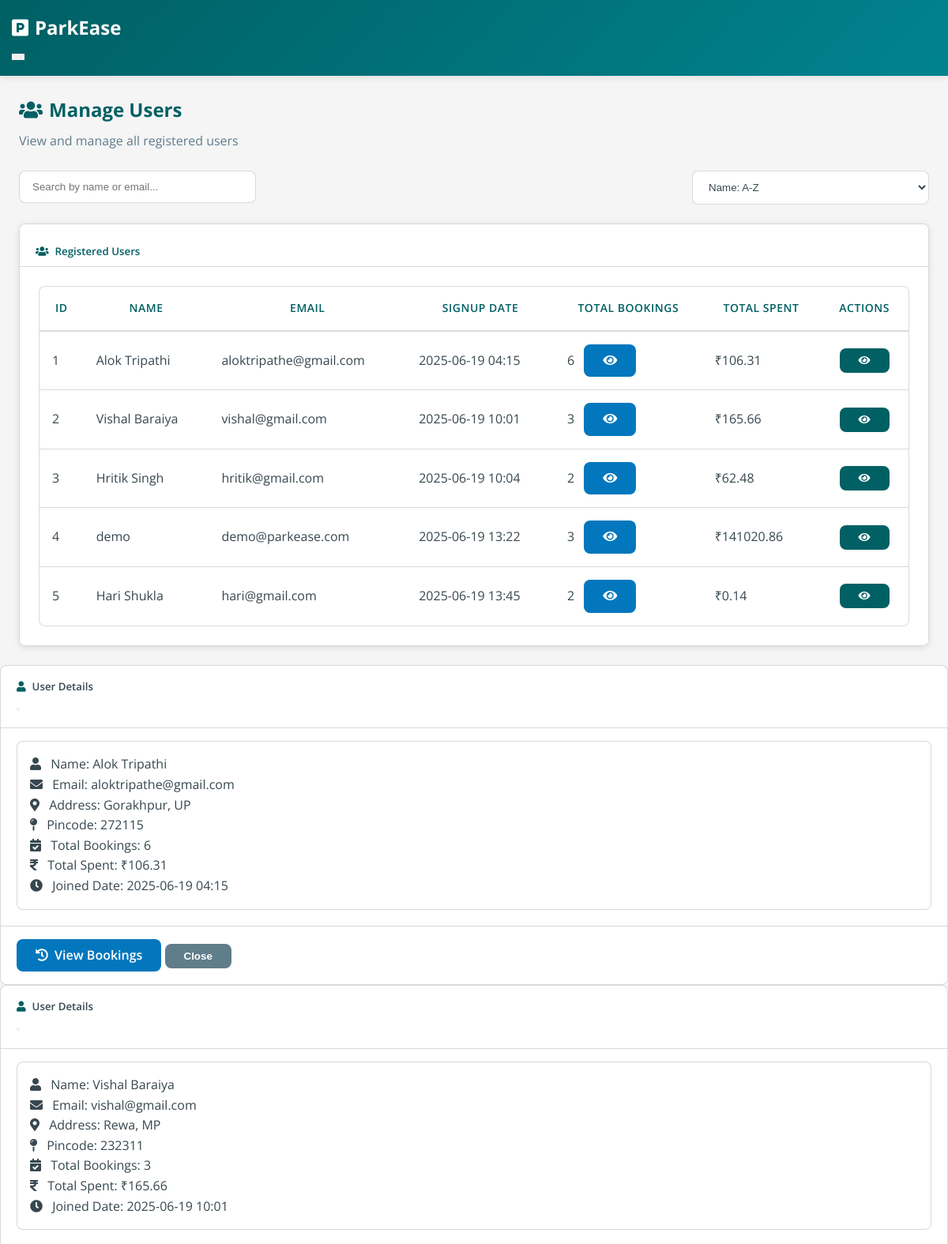
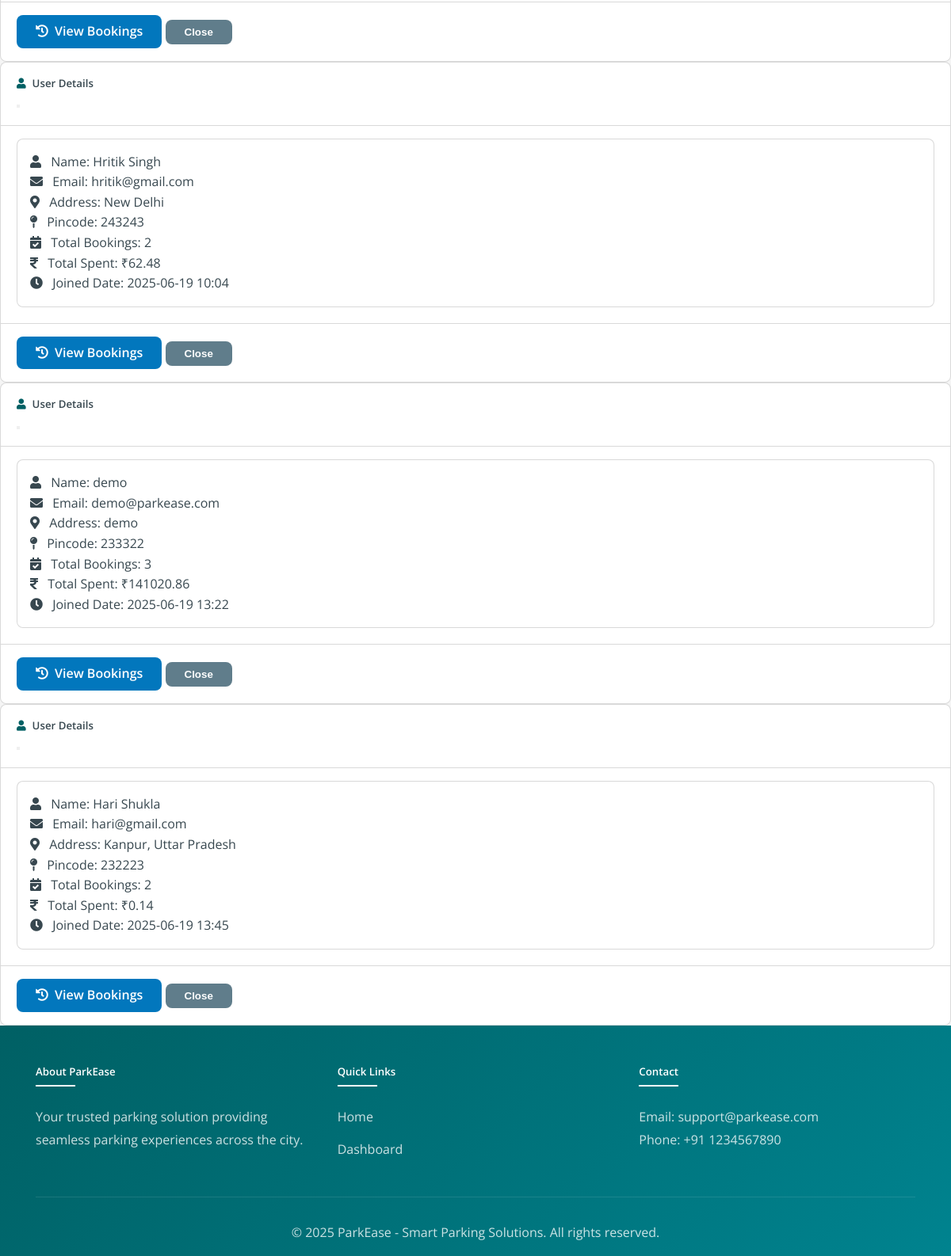
Screenshot of /admin/users (signed in) with the database file from the repository (2 pictures, top to bottom).
### models.py (models this page shows, shortened)
class User(UserMixin, db.Model):
    __tablename__ = 'users'
    id = db.Column(db.Integer, primary_key=True)
    email = db.Column(db.String(120), unique=True, nullable=False)
    password_hash = db.Column(db.String(128))
    name = db.Column(db.String(100), nullable=False)
    address = db.Column(db.String(200), nullable=False)
    pincode = db.Column(db.String(10), nullable=False)
    created_at = db.Column(db.DateTime, default=datetime.utcnow)
    user_type = db.Column(db.String(20), default='user')
    reservations = db.relationship('Reservation', backref='user', lazy=True)

### routes/admin/users.py (the view)
@admin_bp.route('/users')
@login_required
def admin_users():
    if session.get('user_type') != 'admin':
        flash('Access denied', 'danger')
        return redirect(url_for('main.index'))
    try:
        users_query = db.session.query(
            User,
            func.count(Reservation.id).label('total_reservations'),
            func.sum(Reservation.parking_cost).label('total_spent')
        ).outerjoin(
            Reservation, User.id == Reservation.user_id
        ).group_by(
            User.id
        ).all()
        users = []
        for user, total_reservations, total_spent in users_query:
            user.total_bookings = total_reservations
            user.total_spent = total_spent or 0
            users.append(user)
        active_bookings = {}
        for user in users:
            active_booking = db.session.query(
                Reservation, ParkingSpot, ParkingLot
            ).join(
                ParkingSpot, Reservation.spot_id == ParkingSpot.id
            ).join(
                ParkingLot, ParkingSpot.lot_id == ParkingLot.id
            ).filter(
                Reservation.user_id == user.id,
                Reservation.leaving_timestamp.is_(None)
            ).first()
            active_bookings[user.id] = active_booking
        return render_template('admin/admin_users.html',
            users=users,
            active_bookings=active_bookings)
    except Exception as e:
        print('Admin users error:', e)
        traceback.print_exc()
        flash('An error occurred while loading users', 'danger')
        return redirect(url_for('admin.admin_dashboard'))

### app.py (called while the page is built)
@login_manager.user_loader
def load_user(user_id):
    if session.get('user_type') == 'admin':
        return Admin.query.get(int(user_id))
    return User.query.get(int(user_id))

### templates/admin/admin_users.html (shortened to what this page needs)
{% extends 'main/base.html' %}
{% block content %}
<div class="container-fluid px-4 px-md-5 py-4">
    <div class="row mb-4">
        <div class="col-12">
            <h2 class="fw-bold mb-2" style="color: var(--primary-color);">
                <i class="fas fa-users me-2"></i>Manage Users
            </h2>
            <p class="text-muted">View and manage all registered users</p>
        </div>
    </div>
    <div class="row mb-3 search-sort-mobile-stack d-flex">
        <div class="col-md-6 mb-2">
            <input type="text" class="form-control w-100" id="searchInput" placeholder="Search by name or email..." style="max-width: 300px;">
        </div>
        <div class="col-md-6 mb-2 d-flex justify-content-end">
            <select class="form-select w-100" id="sortSelect" style="max-width: 300px;">
                <option value="name-asc">Name: A-Z</option>
            </select>
        </div>
    </div>
    <div class="row">
        <div class="col-12">
            <div class="card bg-white rounded shadow">
                <div class="card-header bg-white border-bottom pt-4 pb-2">
                    <h5 class="mb-0 text-primary">
                        <i class="fas fa-users me-2"></i>Registered Users
                    </h5>
                </div>
                <div class="card-body p-4">
                    <div class="table-responsive">
                        <table class="table admin-table" id="dataTable" width="100%" cellspacing="0">
                            <thead>
                                <tr>
                                    <th class="">ID</th>
                                    <th class="">Name</th>
                                    <th class="">Email</th>
                                    <th class="">Signup Date</th>
                                    <th class="">Total Bookings</th>
                                    <th class="">Total Spent</th>
                                    <th class="">Actions</th>
                                </tr>
                            </thead>
                            <tbody>
                                {% for user in users %}
                                <tr>
                                    <td class="">{{ user.id }}</td>
                                    <td class="">{{ user.name }}</td>
                                    <td class="">{{ user.email }}</td>
                                    <td class="">{{ user.created_at.strftime('%Y-%m-%d %H:%M') }}</td>
                                    <td class="">
                                        {{ user.total_bookings }}
                                        <a href="{{ url_for('admin.admin_user_reservation_history', user_id=user.id) }}" class="btn btn-sm btn-info btn-action ms-2" title="View Reservation History">
                                            <i class="fas fa-eye"></i>
                                        </a>
                                    </td>
                                    <td class="">₹{{ "%.2f"|format(user.total_spent) }}</td>
                                    <td>
                                        <div class="action-buttons d-flex justify-content-center align-items-center">
                                            <button type="button" class="btn btn-sm btn-primary btn-action"
                                                    data-bs-toggle="modal"
                                                    data-bs-target="#userDetailsModal{{ user.id }}"
                                                    title="View Details">
                                                <i class="fas fa-eye"></i>
                                            </button>
                                        </div>
                                    </td>
                                </tr>
                                {% endfor %}
                            </tbody>
                        </table>
                    </div>
                </div>
            </div>
        </div>
    </div>
</div>
{% for user in users %}
<div class="modal fade" id="userDetailsModal{{ user.id }}" tabindex="-1" aria-labelledby="userDetailsModalLabel{{ user.id }}" aria-hidden="true">
    <div class="modal-dialog modal-dialog-centered">
        <div class="modal-content">
            <div class="modal-header border-0 pb-0">
                <h5 class="modal-title" id="userDetailsModalLabel{{ user.id }}">
                    <i class="fas fa-user me-2 text-primary"></i>User Details
                </h5>
                <button type="button" class="btn-close" data-bs-dismiss="modal" aria-label="Close"></button>
            </div>
            <div class="modal-body pt-3">
                <div class="user-details-flex p-3 rounded" style="background-color: var(--card-bg); border: 1px solid var(--border-color);">
                    <div class="detail-row">
                        <i class="fas fa-user me-2"></i>
                        <span class="label">Name:</span>
                        <span class="value fw-semibold">{{ user.name }}</span>
                    </div>
                    <div class="detail-row">
                        <i class="fas fa-envelope me-2"></i>
                        <span class="label">Email:</span>
                        <span class="value">{{ user.email }}</span>
                    </div>
                    <div class="detail-row">
                        <i class="fas fa-map-marker-alt me-2"></i>
                        <span class="label">Address:</span>
                        <span class="value">{{ user.address or 'Not provided' }}</span>
                    </div>
                    <div class="detail-row">
                        <i class="fas fa-map-pin me-2"></i>
                        <span class="label">Pincode:</span>
                        <span class="value">{{ user.pincode or 'Not provided' }}</span>
                    </div>
                    <div class="detail-row">
                        <i class="fas fa-calendar-check me-2"></i>
                        <span class="label">Total Bookings:</span>
                        <span class="value fw-semibold">{{ user.total_bookings }}</span>
                    </div>
                    <div class="detail-row">
                        <i class="fas fa-rupee-sign me-2"></i>
                        <span class="label">Total Spent:</span>
                        <span class="value fw-semibold">₹{{ "%.2f"|format(user.total_spent) }}</span>
                    </div>
                    <div class="detail-row">
                        <i class="fas fa-clock me-2"></i>
                        <span class="label">Joined Date:</span>
                        <span class="value">{{ user.created_at.strftime('%Y-%m-%d %H:%M') }}</span>
                    </div>
                </div>
            </div>
            <div class="modal-footer border-0 pt-3">
                <a href="{{ url_for('admin.admin_user_reservation_history', user_id=user.id) }}" class="btn btn-info">
                    <i class="fas fa-history me-2"></i>View Bookings
                </a>
                <button type="button" class="btn btn-secondary" data-bs-dismiss="modal">Close</button>
            </div>
        </div>
    </div>
</div>
{% endfor %}
{% endblock %}

### static/css/custom.css (style rules this page uses)
:root { --primary-color: #006064; --secondary-color: #00838f; --success-color: #2e7d32; --danger-color: #c62828; --warning-color: #f57f17; --info-color: #0277bd; --white: #ffffff; --text-color: #37474f; --text-muted: #607d8b; --body-bg: #f5f5f5; --card-bg: #ffffff; --border-color: rgba(0, 0, 0, 0.15); --box-shadow: 0 2px 8px rgba(0, 0, 0, 0.1); --border-radius: 8px; --light-bg: #f8f9fa; --table-bg: #ffffff; --table-hover: #f8f9fa; }
* { margin: 0; padding: 0; box-sizing: border-box; }
body { font-family: 'Open Sans', sans-serif; min-height: 100vh; display: flex; flex-direction: column; color: var(--text-color); line-height: 1.6; background-color: var(--body-bg); }
h1, h2, h3, h4, h5, h6 { color: var(--text-color); font-weight: 600; }
a { text-decoration: none; color: var(--primary-color); }
.card { border: 1px solid var(--border-color); border-radius: var(--border-radius); transition: all 0.3s ease; background-color: var(--card-bg); box-shadow: var(--box-shadow); overflow: hidden; }
.card-header { background-color: var(--card-bg); border-bottom: 1px solid var(--border-color); padding: 1.25rem; font-weight: 600; }
.card-body { padding: 1.25rem; background-color: var(--card-bg); }
.table { width: 100%; border: 1px solid var(--border-color); border-radius: var(--border-radius); overflow: hidden; background-color: var(--card-bg); color: var(--text-color); border-collapse: separate; border-spacing: 0; }
.table th { background-color: var(--card-bg); color: var(--primary-color); font-weight: 600; padding: 1rem; border-bottom: 2px solid var(--border-color); text-transform: uppercase; font-size: 0.875rem; letter-spacing: 0.5px; }
.table td { padding: 1rem; border-bottom: 1px solid var(--border-color); vertical-align: middle; }
.table tbody tr:last-child td { border-bottom: none; }
.btn { padding: 0.5rem 1.5rem; border-radius: var(--border-radius); border: none; font-weight: 600; transition: all 0.3s ease; cursor: pointer; display: inline-block; text-align: center; }
.btn-primary { background-color: var(--primary-color); color: var(--white); }
.btn-info { background-color: var(--info-color); color: var(--white); }
.btn-secondary { background-color: #607d8b; color: var(--white); }
.form-control, .form-select { border: 1px solid var(--border-color); border-radius: var(--border-radius); padding: 0.75rem 1rem; background-color: var(--card-bg); color: var(--text-color); transition: all 0.3s ease; }
.text-primary { color: var(--primary-color) !important; }
.text-muted { color: var(--text-muted) !important; }
.d-flex { display: flex !important; }
.align-items-center { align-items: center !important; }
.justify-content-center { justify-content: center !important; }
.justify-content-end { justify-content: flex-end !important; }
.mb-2 { margin-bottom: 0.5rem !important; }
.mb-3 { margin-bottom: 1rem !important; }
.mb-4 { margin-bottom: 1.5rem !important; }
.me-2 { margin-right: 0.5rem !important; }
.ms-2 { margin-left: 0.5rem !important; }
.p-3 { padding: 1rem !important; }
.p-4 { padding: 1.5rem !important; }
.pt-3 { padding-top: 1rem !important; }
.pt-4 { padding-top: 1.5rem !important; }
.pb-2 { padding-bottom: 0.5rem !important; }
.px-4 { padding-left: 1.5rem !important; padding-right: 1.5rem !important; }
.py-4 { padding-top: 1.5rem !important; padding-bottom: 1.5rem !important; }
.w-100 { width: 100% !important; }
.fw-bold { font-weight: 700 !important; }
.rounded { border-radius: var(--border-radius) !important; }
.shadow { box-shadow: var(--box-shadow) !important; }
.container, .container-fluid { width: 100%; padding-right: 15px; padding-left: 15px; margin-right: auto; margin-left: auto; }
.row { display: flex; flex-wrap: wrap; margin-right: -15px; margin-left: -15px; }
.col, .col-12, .col-md-6, .col-lg-4, .col-md-4, .col-lg-3 { position: relative; width: 100%; padding-right: 15px; padding-left: 15px; }
.col-12 { flex: 0 0 100%; max-width: 100%; }
@media (min-width: 768px) { .col-md-6 { flex: 0 0 50%; max-width: 50%; } }
.modal-content { background: var(--card-bg); border-radius: var(--border-radius); border: 1px solid var(--border-color); }
.modal-header { border-bottom: 1px solid var(--border-color); padding: 1rem 1.25rem; }
.modal-body { padding: 1.25rem; }
.modal-footer { border-top: 1px solid var(--border-color); padding: 1rem 1.25rem; }
.modal-title { color: var(--text-color); font-weight: 600; }

### rows the page displays
User: id "1", name "Alok Tripathi", email "aloktripathe@gmail.com", created_at "2025-06-19 04:15", total_bookings "6", total_spent "106.31", address "Gorakhpur, UP", pincode "272115"
User: id "2", name "Vishal Baraiya", email "vishal@gmail.com", created_at "2025-06-19 10:01", total_bookings "3", total_spent "165.66", address "Rewa, MP", pincode "232311"
User: id "3", name "Hritik Singh", email "hritik@gmail.com", created_at "2025-06-19 10:04", total_bookings "2", total_spent "62.48", address "New Delhi", pincode "243243"
User: id "4", name "demo", email "demo@parkease.com", created_at "2025-06-19 13:22", total_bookings "3", total_spent "141020.86", address "demo", pincode "233322"
User: id "5", name "Hari Shukla", email "hari@gmail.com", created_at "2025-06-19 13:45", total_bookings "2", total_spent "0.14", address "Kanpur, Uttar Pradesh", pincode "232223"
